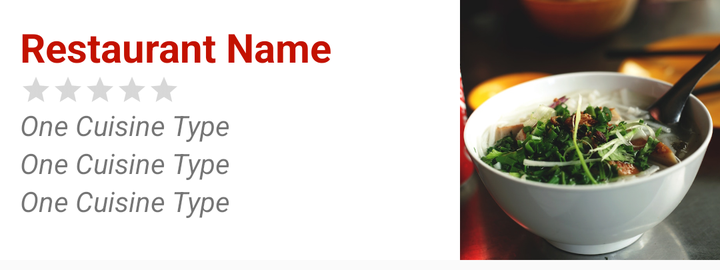
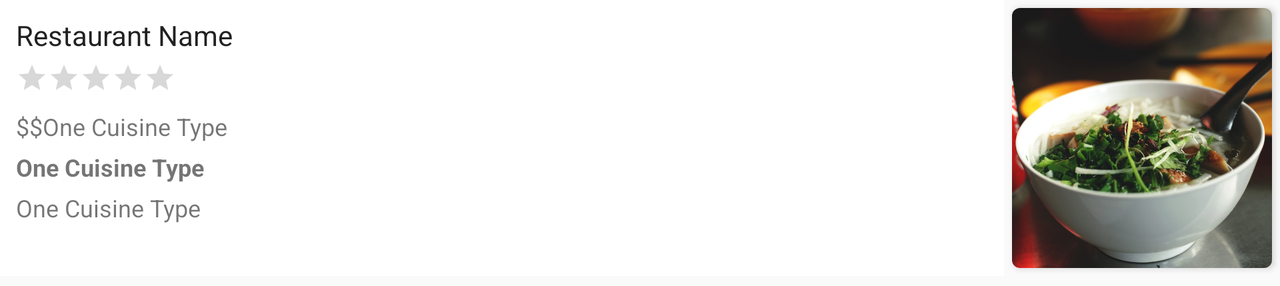

One screen, two layout resources from the same app: the default and the repository's alternative for another configuration. Each is rendered where Android would select it; the XML of both is given below.
<!-- AndroidManifest.xml: application theme AppTheme -->
<!-- res/layout/restaurant_list_item.xml -->
<?xml version="1.0" encoding="utf-8"?>
<LinearLayout xmlns:android="http://schemas.android.com/apk/res/android"
    android:layout_width="match_parent"
    android:layout_height="wrap_content"
    android:layout_marginBottom="5dp"
    android:orientation="horizontal">

    <LinearLayout
        android:layout_width="0dp"
        android:layout_height="match_parent"
        android:layout_weight="1"
        android:background="#ffffff"
        android:orientation="vertical"
        android:padding="10dp">

        <TextView
            android:id="@+id/restaurantNameTextView"
            android:layout_width="wrap_content"
            android:layout_height="wrap_content"
            android:text="Restaurant Name"
            android:textColor="@color/colorPrimary"
            android:textSize="20dp"
            android:textStyle="bold" />

        <RatingBar
            android:id="@+id/ratingTextView"
            style="?android:attr/ratingBarStyleSmall"
            android:layout_width="wrap_content"
            android:layout_height="wrap_content"
            android:isIndicator="true"
            android:numStars="5"
            android:stepSize="0.1" />

        <TextView
            android:id="@+id/categoryTextView"
            android:layout_width="wrap_content"
            android:layout_height="wrap_content"
            android:layout_below="@+id/restaurantNameTextView"
            android:layout_alignParentStart="true"
            android:layout_alignParentLeft="true"
            android:text="One Cuisine Type"
            android:textStyle="italic" />

        <TextView
            android:id="@+id/phoneNumberTextView"
            android:layout_width="wrap_content"
            android:layout_height="wrap_content"
            android:layout_below="@+id/restaurantNameTextView"
            android:layout_alignParentStart="true"
            android:layout_alignParentLeft="true"
            android:text="One Cuisine Type"
            android:textStyle="italic" />

        <TextView
            android:id="@+id/addressTextView"
            android:layout_width="wrap_content"
            android:layout_height="wrap_content"
            android:layout_below="@+id/restaurantNameTextView"
            android:layout_alignParentStart="true"
            android:layout_alignParentLeft="true"
            android:text="One Cuisine Type"
            android:textStyle="italic" />

    </LinearLayout>

    <ImageView
        android:id="@+id/restaurantImageView"
        android:layout_width="130dp"
        android:layout_height="130dp"
        android:scaleType="centerCrop"
        android:src="@drawable/fooddefault" />
</LinearLayout>
<!-- resources referenced by this layout -->
<resources>
  <color name="colorPrimary">#C31200</color>
  <!-- drawable fooddefault: jpg bitmap (drawable, 115941 bytes) -->
  <style name="AppTheme" parent="Theme.AppCompat.Light.DarkActionBar">
          <item name="colorPrimary">@color/colorPrimary</item>
          <item name="colorPrimaryDark">@color/colorPrimaryDark</item>
          <item name="colorAccent">@color/colorAccent</item>
      </style>
  <color name="colorPrimaryDark">#C31200</color>
  <color name="colorAccent">#ffc107</color>
</resources>
<!-- res/layout-land/restaurant_list_item.xml (the repository's variant of the layout above) -->
<!-- drawn on the phone turned sideways -->
<?xml version="1.0" encoding="utf-8"?>
<LinearLayout xmlns:android="http://schemas.android.com/apk/res/android"
    android:layout_width="match_parent"
    android:layout_height="wrap_content"
    xmlns:tools="http://schemas.android.com/tools"
    xmlns:app="http://schemas.android.com/apk/res-auto"
    android:layout_marginBottom="5dp"
    android:elevation="4dp"
    android:orientation="horizontal">

    <LinearLayout
        android:layout_width="0dp"
        android:layout_height="match_parent"
        android:layout_weight="1"
        android:background="#ffffff"
        android:orientation="vertical"
        android:padding="8dp">

        <TextView
            android:id="@+id/restaurantNameTextView"
            android:layout_width="wrap_content"
            android:layout_height="wrap_content"
            android:text="Restaurant Name"
            android:textColor="@color/colorPrimaryText"
            android:textSize="14dp"
            android:textStyle="normal" />

        <RatingBar
            android:id="@+id/ratingTextView"
            style="?android:attr/ratingBarStyleSmall"
            android:layout_width="wrap_content"
            android:layout_height="wrap_content"
            android:layout_marginTop="4dp"
            android:isIndicator="true"
            android:numStars="5"
            android:stepSize="0.1" />

        <LinearLayout
            android:layout_marginTop="4dp"
            android:layout_width="wrap_content"
            android:layout_height="wrap_content"
            android:orientation="horizontal">

            <TextView
                android:layout_marginTop="4dp"
                android:id="@+id/priceTextView"
                android:layout_width="wrap_content"
                android:layout_height="wrap_content"
                android:layout_below="@+id/restaurantNameTextView"
                android:layout_alignParentStart="true"
                android:layout_alignParentLeft="true"
                android:textSize="12sp"
                tools:text="$$"
                android:textStyle="normal" />

            <TextView
                android:layout_marginTop="4dp"
                android:id="@+id/categoryTextView"
                android:layout_width="wrap_content"
                android:layout_height="wrap_content"
                android:layout_below="@+id/restaurantNameTextView"
                android:layout_alignParentStart="true"
                android:layout_alignParentLeft="true"
                android:text="One Cuisine Type"
                android:textSize="12sp"
                android:textStyle="normal" />
        </LinearLayout>

        <TextView
            android:layout_marginTop="4dp"
            android:id="@+id/phoneNumberTextView"
            android:layout_width="wrap_content"
            android:layout_height="wrap_content"
            android:layout_below="@+id/restaurantNameTextView"
            android:layout_alignParentStart="true"
            android:textSize="12sp"
            android:layout_alignParentLeft="true"
            android:text="One Cuisine Type"
            android:textStyle="bold" />

        <TextView
            android:layout_marginTop="4dp"
            android:id="@+id/addressTextView"
            android:layout_width="wrap_content"
            android:layout_height="wrap_content"
            android:textSize="12sp"
            android:layout_below="@+id/restaurantNameTextView"
            android:layout_alignParentStart="true"
            android:layout_alignParentLeft="true"
            android:text="One Cuisine Type"
            android:textStyle="normal" />

    </LinearLayout>

    <androidx.cardview.widget.CardView
        android:layout_width="130dp"
        android:layout_height="130dp"
        app:cardCornerRadius="4dp"
        android:elevation="4dp"
        android:layout_margin="4dp">
    <ImageView
        android:id="@+id/restaurantImageView"
        android:layout_width="match_parent"
        android:layout_height="match_parent"
        android:scaleType="centerCrop"
        android:src="@drawable/fooddefault" />
    </androidx.cardview.widget.CardView>

</LinearLayout>
<!-- resources referenced by the variant -->
<!-- as the phone turned sideways resolves them -->
<resources>
  <color name="colorPrimaryText">#212121</color>
  <!-- drawable fooddefault: jpg bitmap (drawable, 115941 bytes) -->
  <style name="AppTheme" parent="Theme.AppCompat.Light.DarkActionBar">
          <item name="colorPrimary">@color/colorPrimary</item>
          <item name="colorPrimaryDark">@color/colorPrimaryDark</item>
          <item name="colorAccent">@color/colorAccent</item>
      </style>
  <color name="colorPrimary">#C31200</color>
  <color name="colorPrimaryDark">#C31200</color>
  <color name="colorAccent">#ffc107</color>
</resources>
